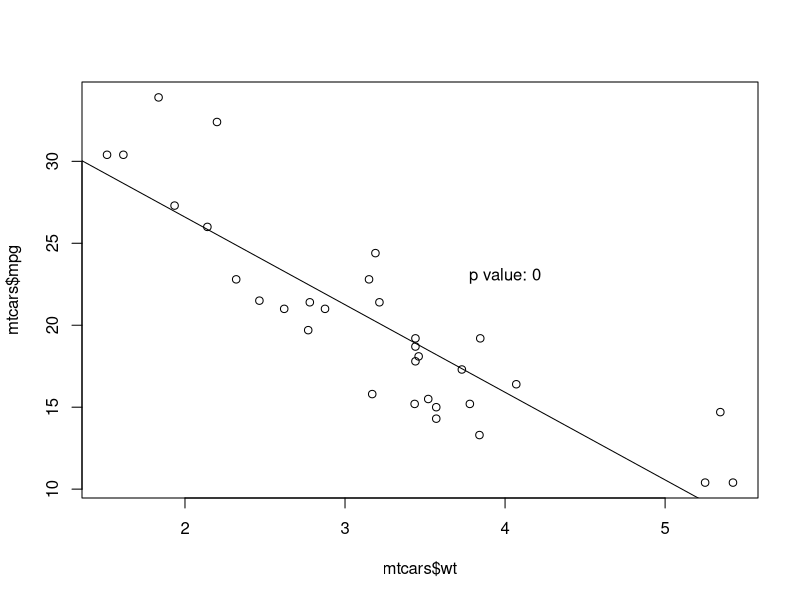
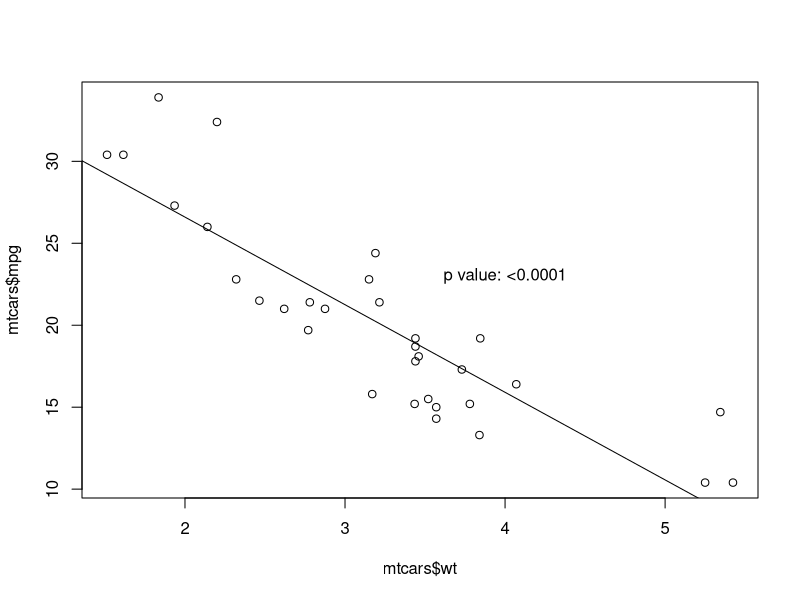

Reproduce these figures in R, in order.

################################################
# Extracting information from function outputs

#In some cases, functions return data frames, which are very easy to handle. Example:
(res <- aggregate(mpg ~ cyl + am, data=mtcars, FUN=summary))
is.data.frame(res) #TRUE
res[res$cyl==4 & res$am==1,]
#same as:
summary(mtcars[mtcars$cyl==4 & mtcars$am==1,]$mpg)

#In other cases, functions return vectors of type numeric or logical. This is also easy to handle. Example:
mtcars$mpg > 20
table(mtcars$mpg > 20)
#Note that we can acutally count the number of TRUE values because TRUE and FALSE are internally coded as 1 and 0 in R:
sum(mtcars$mpg > 20) #14

#In many cases, function return lists, which can be subsetted. Note that the outputs don't always look like typical lists because there are so-called "printing methods". These are custom functions in which it is defined how the output of a list should be presented. Examples:
(res_lm_mtcars <- summary(lm(mpg ~ cyl + hp + wt, data=mtcars)))
#Now we cannot simply use something like res_lm_mtcars$Coefficients or res_lm_mtcars$cyl because this is not how the results are acutally stored in the object.

res_lm_mtcars[] #Now we can see the actual list structure and what we need to do to extract e..g a specific coefficient.
str(res_lm_mtcars) #This would also work and additionally contains information on the data types, but it omits parts of the list outputs.

#Now we can see what we need to type to extract (for instance) the adjusted R-squared:
res_lm_mtcars$adj.r.squared

#Or the regression coefficients with p values etc.:
res_lm_mtcars$coefficients

#This is quite helpful if we want (for example) to add model outputs to a plot:
(res_lm_mtcars_test <- summary(lm(mpg ~ wt, data=mtcars)))
(p_value <- res_lm_mtcars_test$coefficients[,"Pr(>|t|)"]["wt"])

plot(mtcars$wt, mtcars$mpg)
abline(lm(mpg ~ wt, data=mtcars))
text(4, 23, paste0("p value: ", round(p_value, 5)))

#Small problem: The p value is so small now that it only shows 0. How we could fix that:
p_value2 <- ifelse(p_value >0.0001, p_value, "<0.0001")
plot(mtcars$wt, mtcars$mpg)
abline(lm(mpg ~ wt, data=mtcars))
text(4, 23, paste0("p value: ", p_value2))

